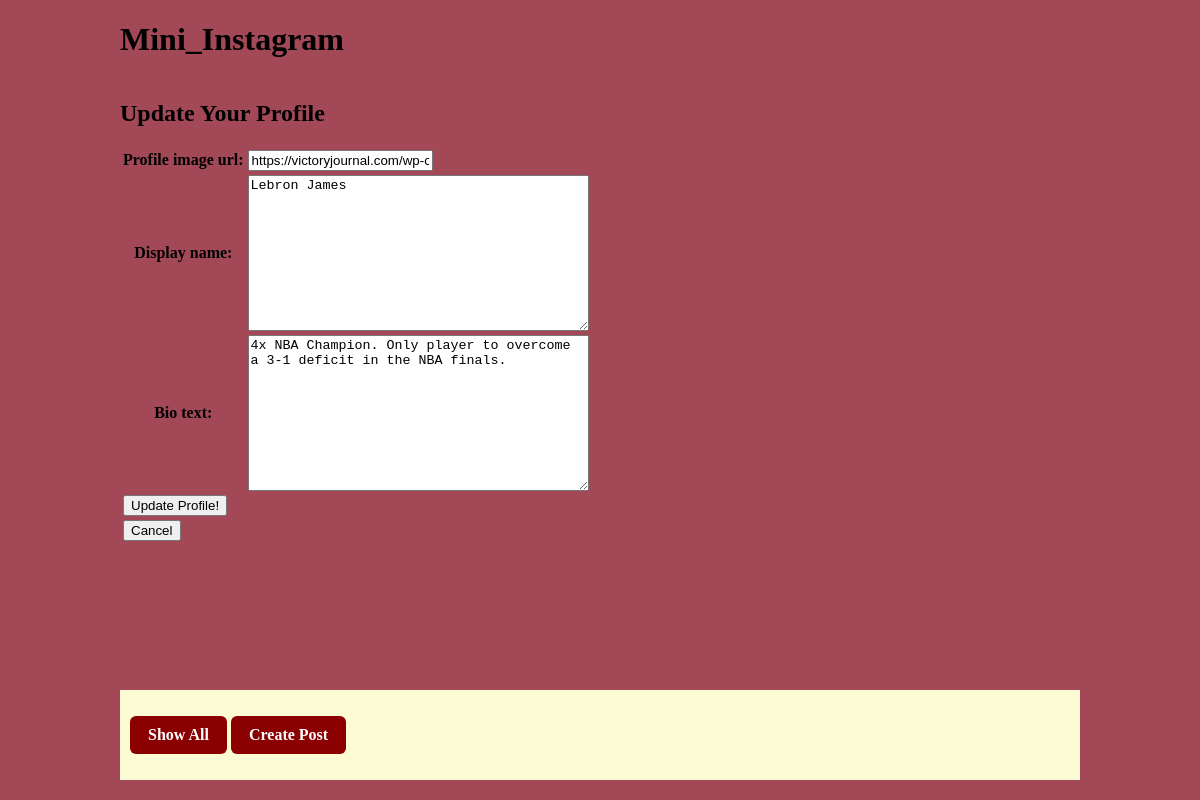
Before: /mini_insta/profile/1/update with the older database file.
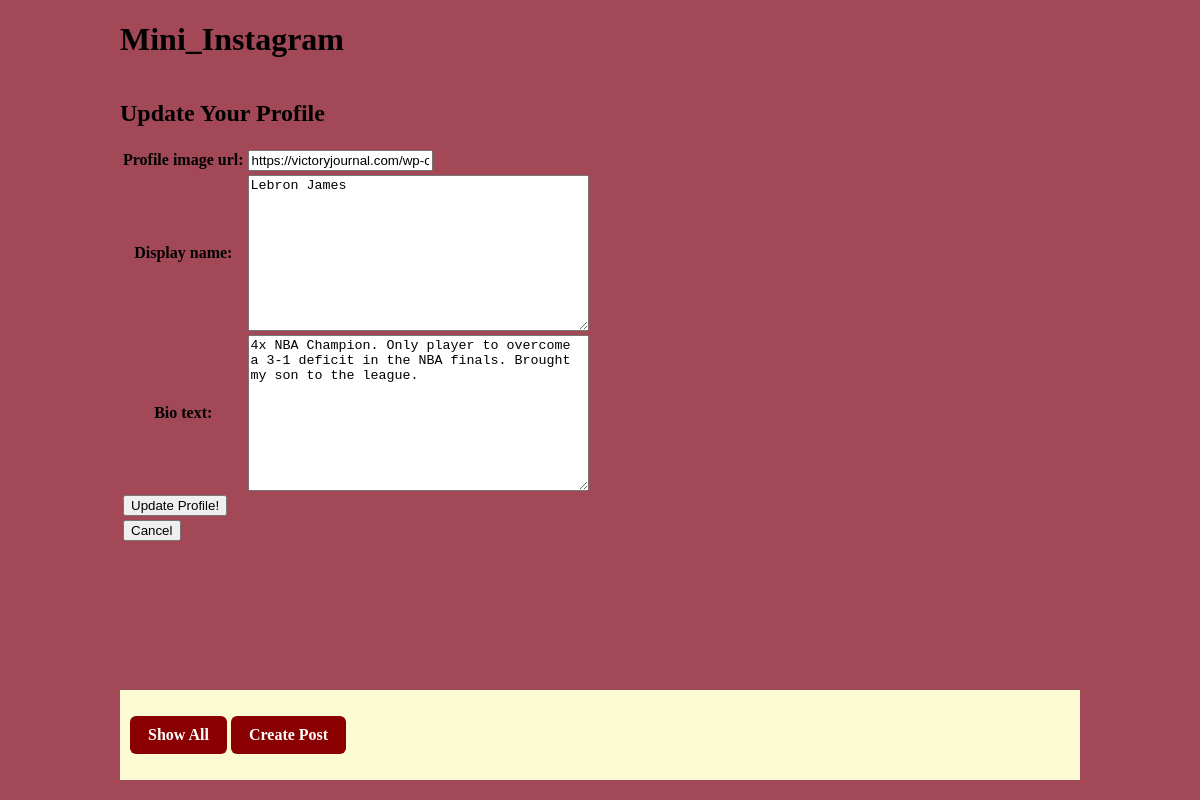
After: the same page with the newer database file.
### mini_insta/models.py (models this page shows, shortened)
class Profile(models.Model):
    username =models.TextField(blank=True)
    display_name = models.TextField(blank=True)
    profile_image_url =  models.URLField(blank=True)
    bio_text = models.TextField(blank=True)
    join_date = models.DateTimeField(auto_now=True)

### mini_insta/views.py (the view)
# urls.py: path('profile/<int:pk>/update', UpdateProfileView.as_view(), name='update_profile'),
class UpdateProfileView(UpdateView):
    model = Profile
    form_class = UpdateProfileForm
    template_name = 'mini_insta/update_profile_form.html'

### mini_insta/forms.py
class UpdateProfileForm(forms.ModelForm):
    class Meta:
        model = Profile
        fields = ['profile_image_url', 'display_name', 'bio_text']  #  fields from Profile model

### mini_insta/templates/mini_insta/update_profile_form.html (shortened to what this page needs)
{% extends 'mini_insta/base.html' %}
{% block content %}
<h2>Update Your Profile</h2>
<form method = 'POST' enctype="multipart/form-data">
    <table>
        {{form.as_table}}
    <tr>
        <td>
            <input type='submit' name = 'update_profile' value= 'Update Profile!'>
        </td>
    </tr>
    <tr>
        <td>
            <form action="{% url 'show_profile' profile.pk %}" method="GET">
                <input type="submit" value="Cancel" />
            </form>
        </td>
    </tr>
    </table>
</form>
{% endblock %}

### mini_insta/templates/mini_insta/base.html (shortened to what this page needs)
{% load static %}
<html>
    <head>
        <link rel="stylesheet" href="{% static 'mini_insta_styles.css' %}">
    </head>
    <body>
            <a href="{% url 'show_all_profiles'%}" class="no-underline">
                <h1> Mini_Instagram</h1>
            </a>
        <main>
            {% block content %}
            {% endblock %}
        </main>
        {%block footer %}
        <footer>
            <nav>
                <ul>
                    <li>
                        <a href="{% url 'show_all_profiles'%}" class="btn">
                            Show All
                        </a>
                    </li>
                    {% if profile  and not is_create_post %}
                    <li>
                        <a href ="{%url 'create_post' profile.pk %}"class="btn">
                            Create Post
                        </a>
                    </li>
                    {% endif %}
                </ul>
            </nav>
        </footer>
        {% endblock %}
    </body>
</html>

### static/mini_insta_styles.css (style rules this page uses)
body { width: 80%; margin: 0 auto; background: #A24857; font-family:'Times New Roman', Times, serif; display: flex; flex-direction: column; min-height: 100vh; }
ul, li { padding: 0px; list-style-type: none; }
main { flex: 1; }
h2, h3 { color: rgb(0, 0, 0); }
h1 { font-weight: bold; color: black; }
.no-underline { text-decoration: none; }
nav { background: #fdfbd4; padding: 10px; margin: 20px auto; max-width: 1185px; }
nav li { display: inline; font-weight: bold; }
a.btn { display: inline-block; background-color: #8B0000; color: #fff; text-decoration: none; padding: 10px 18px; border-radius: 6px; font-weight: bold; text-align: center; transition: background-color 0.2s ease, transform 0.1s ease; }

Changed rows visible on the page:
changed Profile "Lebron James": bio_text "4x NBA Champion. Only player to overcome a 3-1 deficit in the NBA finals." → "4x NBA Champion. Only player to overcome a 3-1 deficit in the NBA finals. Brought my son to the league."
